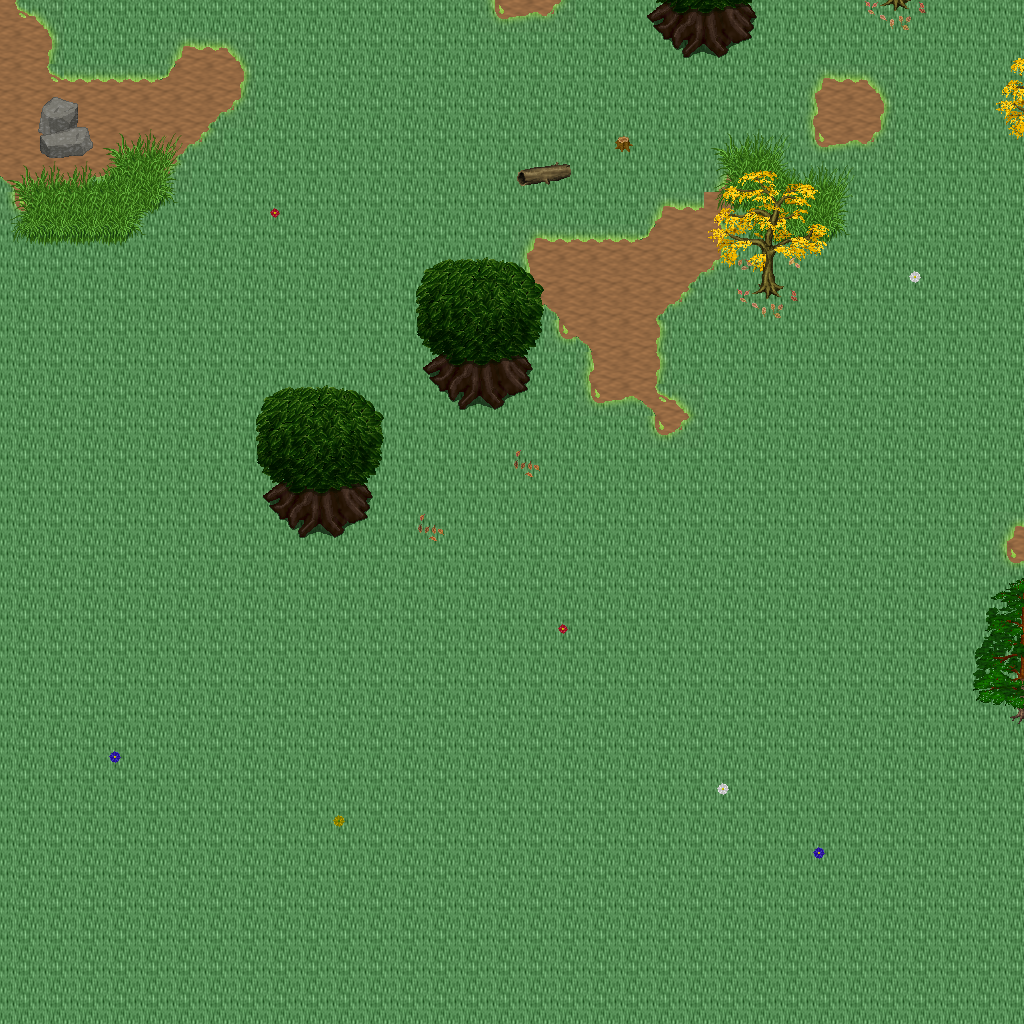

Rendered tile map (Tiled .tmx) drawn with the repository's tilesets; below, a short description and the map source with its tile grids summarised:
An orthogonal 32x32 tile map with 32x32 px tiles, 5 tile layers (Ground, Objects, Objects2, Above, ...), 1 hidden layer not drawn, 32 tilesets.

<map version="1.10" tiledversion="1.11.0" orientation="orthogonal" renderorder="right-down" width="32" height="32" tilewidth="32" tileheight="32" infinite="0" nextlayerid="11" nextobjectid="1">
 <tileset firstgid="1" name="logic_collision" tilewidth="32" tileheight="32" tilecount="1" columns="1">
  <image source="../drawable/logic_collision.png" width="32" height="32" />
 </tileset>
 <tileset firstgid="2" name="ground_ridge_earth_pale" tilewidth="32" tileheight="32" tilecount="96" columns="12">
  <image source="../drawable/ground_ridge_earth_pale.png" width="384" height="256" />
 </tileset>
 <tileset firstgid="98" name="ground_ridge_earth_dark" tilewidth="32" tileheight="32" tilecount="96" columns="12">
  <image source="../drawable/ground_ridge_earth_dark.png" width="384" height="256" />
 </tileset>
 <tileset firstgid="194" name="ground_ground" tilewidth="32" tileheight="32" tilecount="33" columns="3">
  <image source="../drawable/ground_ground.png" width="96" height="352" />
 </tileset>
 <tileset firstgid="227" name="terrain_grassland" tilewidth="32" tileheight="32" tilecount="88" columns="8">
  <image source="../drawable/terrain_grassland.png" width="256" height="352" />
 </tileset>
 <tileset firstgid="315" name="ground_grass_edges" tilewidth="32" tileheight="32" tilecount="36" columns="12">
  <image source="../drawable/ground_grass_edges.png" width="384" height="96" />
 </tileset>
 <tileset firstgid="351" name="ground_grass_corners" tilewidth="32" tileheight="32" tilecount="24" columns="6">
  <image source="../drawable/ground_grass_corners.png" width="192" height="128" />
 </tileset>
 <tileset firstgid="375" name="plant_tree_tree_darkgreen" tilewidth="32" tileheight="32" tilecount="88" columns="8">
  <image source="../drawable/plant_tree_tree_darkgreen.png" width="256" height="352" />
 </tileset>
 <tileset firstgid="463" name="plant_tree_fall_trees" tilewidth="32" tileheight="32" tilecount="40" columns="8">
  <image source="../drawable/plant_tree_fall_trees.png" width="256" height="160" />
 </tileset>
 <tileset firstgid="503" name="plant_tree_evergreen" tilewidth="32" tileheight="32" tilecount="36" columns="3">
  <image source="../drawable/plant_tree_evergreen.png" width="96" height="384" />
 </tileset>
 <tileset firstgid="539" name="plant_tree_pine_tree" tilewidth="32" tileheight="32" tilecount="20" columns="4">
  <image source="../drawable/plant_tree_pine_tree.png" width="128" height="160" />
 </tileset>
 <tileset firstgid="559" name="plant_tree_pine_tree_1" tilewidth="32" tileheight="32" tilecount="20" columns="4">
  <image source="../drawable/plant_tree_pine_tree_1.png" width="128" height="160" />
 </tileset>
 <tileset firstgid="579" name="building_decoration_rocks" tilewidth="32" tileheight="32" tilecount="6" columns="3">
  <image source="../drawable/building_decoration_rocks.png" width="96" height="64" />
 </tileset>
 <tileset firstgid="585" name="plant_stump_hollow_logs" tilewidth="32" tileheight="32" tilecount="6" columns="3">
  <image source="../drawable/plant_stump_hollow_logs.png" width="96" height="64" />
 </tileset>
 <tileset firstgid="591" name="plant_stump_small_stump" tilewidth="32" tileheight="32" tilecount="4" columns="2">
  <image source="../drawable/plant_stump_small_stump.png" width="64" height="64" />
 </tileset>
 <tileset firstgid="595" name="plant_flower_daisy_yellow" tilewidth="32" tileheight="32" tilecount="8" columns="2">
  <image source="../drawable/plant_flower_daisy_yellow.png" width="64" height="128" />
 </tileset>
 <tileset firstgid="603" name="plant_flower_daisy_white" tilewidth="32" tileheight="32" tilecount="8" columns="2">
  <image source="../drawable/plant_flower_daisy_white.png" width="64" height="128" />
 </tileset>
 <tileset firstgid="611" name="plant_flower_daisy_red" tilewidth="32" tileheight="32" tilecount="8" columns="2">
  <image source="../drawable/plant_flower_daisy_red.png" width="64" height="128" />
 </tileset>
 <tileset firstgid="619" name="plant_flower_daisy_blue" tilewidth="32" tileheight="32" tilecount="8" columns="2">
  <image source="../drawable/plant_flower_daisy_blue.png" width="64" height="128" />
 </tileset>
 <tileset firstgid="627" name="plant_leaves" tilewidth="32" tileheight="32" tilecount="8" columns="4">
  <image source="../drawable/plant_leaves.png" width="128" height="64" />
 </tileset>
 <tileset firstgid="635" name="plant_brown_mushrooms" tilewidth="32" tileheight="32" tilecount="24" columns="6">
  <image source="../drawable/plant_brown_mushrooms.png" width="192" height="128" />
 </tileset>
 <tileset firstgid="659" name="logic_item_resources" tilewidth="32" tileheight="32" tilecount="6" columns="6">
  <image source="../drawable/logic_item_resources.png" width="192" height="32" />
 </tileset>
 <tileset firstgid="665" name="logic_creature_animal" tilewidth="32" tileheight="32" tilecount="32" columns="8">
  <image source="../drawable/logic_creature_animal.png" width="256" height="128" />
 </tileset>
 <tileset firstgid="697" name="ground_tall_grass" tilewidth="32" tileheight="32" tilecount="15" columns="5">
  <image source="../drawable/ground_tall_grass.png" width="160" height="96" />
 </tileset>
 <tileset firstgid="712" name="logic_creature_reptile" tilewidth="32" tileheight="32" tilecount="7" columns="7">
  <image source="../drawable/logic_creature_reptile.png" width="224" height="32" />
 </tileset>
 <tileset firstgid="719" name="plant_bush_leafy" tilewidth="32" tileheight="32" tilecount="48" columns="8">
  <image source="../drawable/plant_bush_leafy.png" width="256" height="192" />
 </tileset>
 <tileset firstgid="767" name="plant_bushes_and_trees" tilewidth="32" tileheight="32" tilecount="144" columns="16">
  <image source="../drawable/plant_bushes_and_trees.png" width="512" height="289" />
 </tileset>
 <tileset firstgid="911" name="building_thatched_roof_cottage1" tilewidth="32" tileheight="32" tilecount="20" columns="4">
  <image source="../drawable/building_thatched_roof_cottage1.png" width="128" height="160" />
 </tileset>
 <tileset firstgid="931" name="building_thatched_roof_cottage2" tilewidth="32" tileheight="32" tilecount="20" columns="4">
  <image source="../drawable/building_thatched_roof_cottage2.png" width="128" height="160" />
 </tileset>
 <tileset firstgid="951" name="plant_stump_stump_rectangular" tilewidth="32" tileheight="32" tilecount="4" columns="2">
  <image source="../drawable/plant_stump_stump_rectangular.png" width="64" height="64" />
 </tileset>
 <tileset firstgid="955" name="object_well_hoist" tilewidth="32" tileheight="32" tilecount="9" columns="3">
  <image source="../drawable/object_well_hoist.png" width="96" height="96" />
 </tileset>
 <tileset firstgid="964" name="logic_creature_gnome" tilewidth="32" tileheight="32" tilecount="6" columns="6">
  <image source="../drawable/logic_creature_gnome.png" width="192" height="32" />
 </tileset>
 <layer id="1" name="Ground" width="32" height="32">
  <data>[1024 cells, 1024 non-empty, 2 distinct tile ids]</data>
 </layer>
 <layer id="2" name="Objects" width="32" height="32">
  <data>[1024 cells, 111 non-empty, 34 distinct tile ids]</data>
 </layer>
 <layer id="3" name="Objects2" width="32" height="32">
  <data>[1024 cells, 44 non-empty, 18 distinct tile ids]</data>
 </layer>
 <layer id="4" name="Above" width="32" height="32">
  <data>[1024 cells, 54 non-empty, 38 distinct tile ids]</data>
 </layer>
 <layer id="5" name="Above2" width="32" height="32">
  <data>[1024 cells, 0 non-empty, 0 distinct tile ids]</data>
 </layer>
 <layer id="6" name="Walkable" width="32" height="32" visible="0">
  <data>[1024 cells, 28 non-empty, 1 distinct tile ids]</data>
 </layer>
 <objectgroup id="7" name="Mapevents" />
 <objectgroup id="8" name="Spawn" />
 <objectgroup id="9" name="Keys" />
 <objectgroup id="10" name="Replace" />
</map>
